Frame 1 (no input): blank canvas, image omitted
Frame 60 (the mouse pressed at the canvas centre just before this capture): blank canvas, image omitted
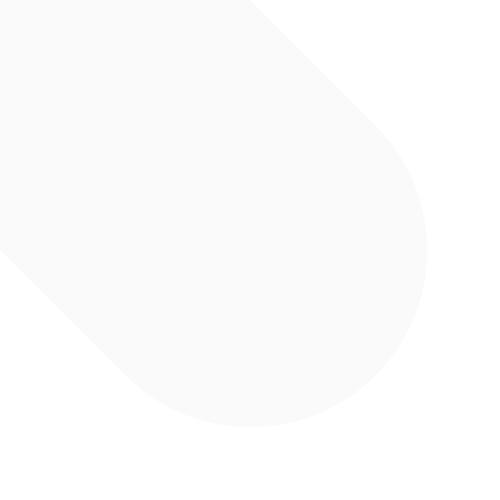
Frame 120 (the mouse held since frame 60 and released just before this capture)

The Processing sketch whose frames 1 and 60 were blank and that drew this single picture after the mouse press (run headless with seeded random() and noise(); from frame 60 on, the mouse is pressed at the canvas centre):

// Processing sketch: processing_63127
// ── processing_63127.pde

// pmouseX pmouseY

void setup()
{
  
  size(500,500);
  background(255);
}
void draw()
{
  //background(255);
  
  float speed = dist(pmouseX, pmouseY, mouseX, mouseY);
  
  strokeWeight(speed);
  stroke(0,5);
  line(mouseX, mouseY, pmouseX, pmouseY);
}
